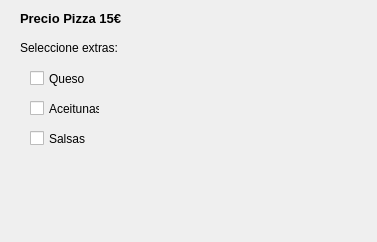
<?xml version="1.0" encoding="UTF-8"?>
<ui version="4.0">
 <class>PizzaDialog</class>
 <widget class="QDialog" name="PizzaDialog">
  <property name="geometry">
   <rect>
    <x>0</x>
    <y>0</y>
    <width>377</width>
    <height>242</height>
   </rect>
  </property>
  <property name="windowTitle">
   <string>Pizza</string>
  </property>
  <widget class="QLabel" name="lbl_precio_pizza">
   <property name="geometry">
    <rect>
     <x>20</x>
     <y>10</y>
     <width>121</width>
     <height>16</height>
    </rect>
   </property>
   <property name="font">
    <font>
     <pointsize>10</pointsize>
     <weight>75</weight>
     <bold>true</bold>
    </font>
   </property>
   <property name="text">
    <string>Precio Pizza 15€</string>
   </property>
  </widget>
  <widget class="QLabel" name="lbl_seleccione_extras">
   <property name="geometry">
    <rect>
     <x>20</x>
     <y>40</y>
     <width>101</width>
     <height>16</height>
    </rect>
   </property>
   <property name="text">
    <string>Seleccione extras:</string>
   </property>
  </widget>
  <widget class="QCheckBox" name="chk_queso">
   <property name="geometry">
    <rect>
     <x>30</x>
     <y>70</y>
     <width>70</width>
     <height>17</height>
    </rect>
   </property>
   <property name="text">
    <string>Queso</string>
   </property>
  </widget>
  <widget class="QCheckBox" name="chk_aceitunas">
   <property name="geometry">
    <rect>
     <x>30</x>
     <y>100</y>
     <width>70</width>
     <height>17</height>
    </rect>
   </property>
   <property name="text">
    <string>Aceitunas</string>
   </property>
  </widget>
  <widget class="QCheckBox" name="chk_salsas">
   <property name="geometry">
    <rect>
     <x>30</x>
     <y>130</y>
     <width>70</width>
     <height>17</height>
    </rect>
   </property>
   <property name="text">
    <string>Salsas</string>
   </property>
  </widget>
  <widget class="QLabel" name="precio_final">
   <property name="geometry">
    <rect>
     <x>30</x>
     <y>180</y>
     <width>321</width>
     <height>16</height>
    </rect>
   </property>
   <property name="text">
    <string/>
   </property>
  </widget>
 </widget>
 <resources/>
 <connections/>
</ui>
